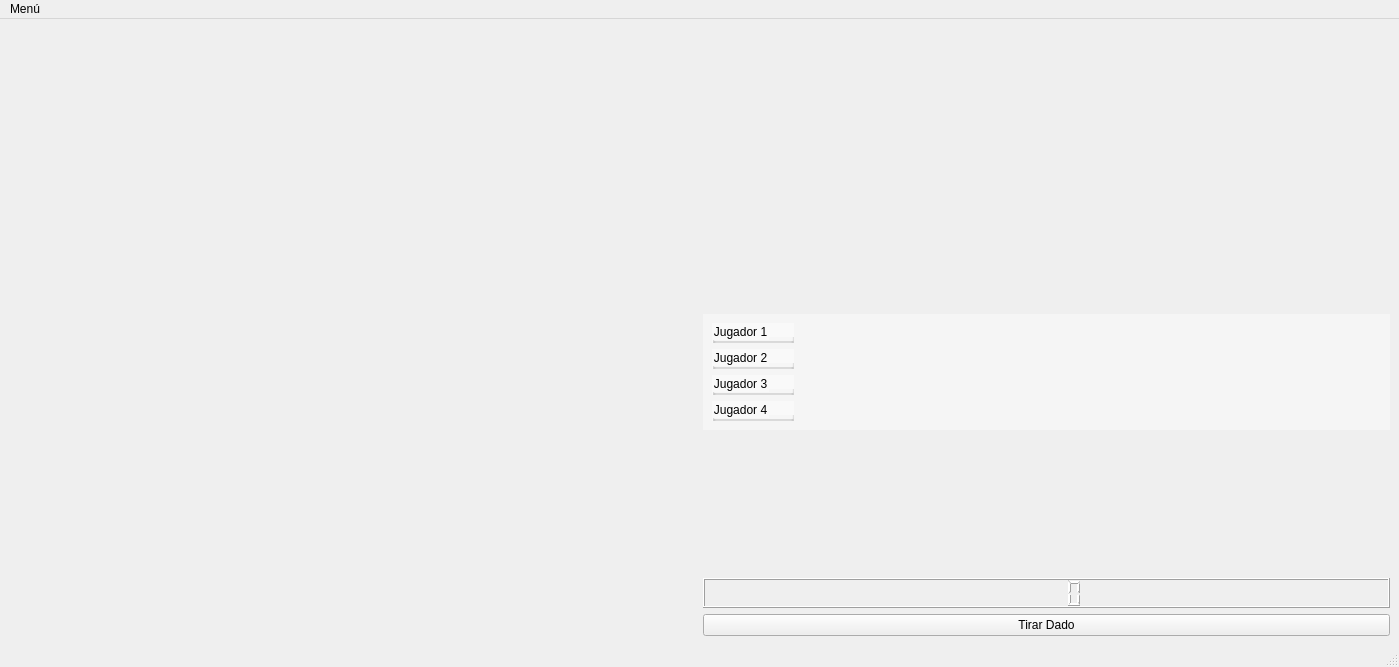
<?xml version="1.0" encoding="UTF-8"?>
<ui version="4.0">
 <class>MainWindow</class>
 <widget class="QMainWindow" name="MainWindow">
  <property name="geometry">
   <rect>
    <x>0</x>
    <y>0</y>
    <width>1399</width>
    <height>667</height>
   </rect>
  </property>
  <property name="windowTitle">
   <string>MainWindow</string>
  </property>
  <widget class="QWidget" name="centralwidget">
   <property name="enabled">
    <bool>true</bool>
   </property>
   <property name="layoutDirection">
    <enum>Qt::LayoutDirection::LeftToRight</enum>
   </property>
   <layout class="QGridLayout" name="gridLayout_2">
    <item row="13" column="22">
     <widget class="QLCDNumber" name="lcd_dado">
      <property name="autoFillBackground">
       <bool>true</bool>
      </property>
      <property name="styleSheet">
       <string notr="true">color:white;</string>
      </property>
     </widget>
    </item>
    <item row="0" column="0" rowspan="15">
     <widget class="QWidget" name="boardContainer" native="true">
      <property name="enabled">
       <bool>true</bool>
      </property>
      <layout class="QGridLayout" name="gridLayout"/>
     </widget>
    </item>
    <item row="14" column="22">
     <widget class="QPushButton" name="BotonTirarDado">
      <property name="text">
       <string>Tirar Dado</string>
      </property>
     </widget>
    </item>
    <item row="8" column="22">
     <widget class="QWidget" name="widget" native="true">
      <property name="styleSheet">
       <string notr="true">background-color: rgba(255, 255, 255, 100);</string>
      </property>
      <layout class="QFormLayout" name="formLayout">
       <item row="0" column="0">
        <widget class="QGroupBox" name="groupBox_j1">
         <property name="maximumSize">
          <size>
           <width>1000</width>
           <height>20</height>
          </size>
         </property>
         <property name="styleSheet">
          <string notr="true">font: 800 11pt &quot;Cantarell&quot;;color: black;</string>
         </property>
         <property name="title">
          <string>Jugador 1</string>
         </property>
        </widget>
       </item>
       <item row="1" column="0">
        <widget class="QGroupBox" name="groupBox_j2">
         <property name="maximumSize">
          <size>
           <width>1000</width>
           <height>20</height>
          </size>
         </property>
         <property name="styleSheet">
          <string notr="true">font: 800 11pt &quot;Cantarell&quot;;color: black;</string>
         </property>
         <property name="title">
          <string>Jugador 2</string>
         </property>
        </widget>
       </item>
       <item row="2" column="0">
        <widget class="QGroupBox" name="groupBox_j3">
         <property name="maximumSize">
          <size>
           <width>1000</width>
           <height>20</height>
          </size>
         </property>
         <property name="styleSheet">
          <string notr="true">font: 800 11pt &quot;Cantarell&quot;;color: black;</string>
         </property>
         <property name="title">
          <string>Jugador 3</string>
         </property>
        </widget>
       </item>
       <item row="3" column="0">
        <widget class="QGroupBox" name="groupBox_j4">
         <property name="maximumSize">
          <size>
           <width>100</width>
           <height>20</height>
          </size>
         </property>
         <property name="styleSheet">
          <string notr="true">color: black;
font: 800 11pt &quot;Cantarell&quot;;</string>
         </property>
         <property name="title">
          <string>Jugador 4</string>
         </property>
        </widget>
       </item>
      </layout>
     </widget>
    </item>
   </layout>
  </widget>
  <widget class="QStatusBar" name="statusbar"/>
  <widget class="QMenuBar" name="menubar">
   <property name="geometry">
    <rect>
     <x>0</x>
     <y>0</y>
     <width>1399</width>
     <height>25</height>
    </rect>
   </property>
   <widget class="QMenu" name="menupausa">
    <property name="title">
     <string>Menú</string>
    </property>
   </widget>
   <addaction name="menupausa"/>
  </widget>
 </widget>
 <resources/>
 <connections/>
</ui>
